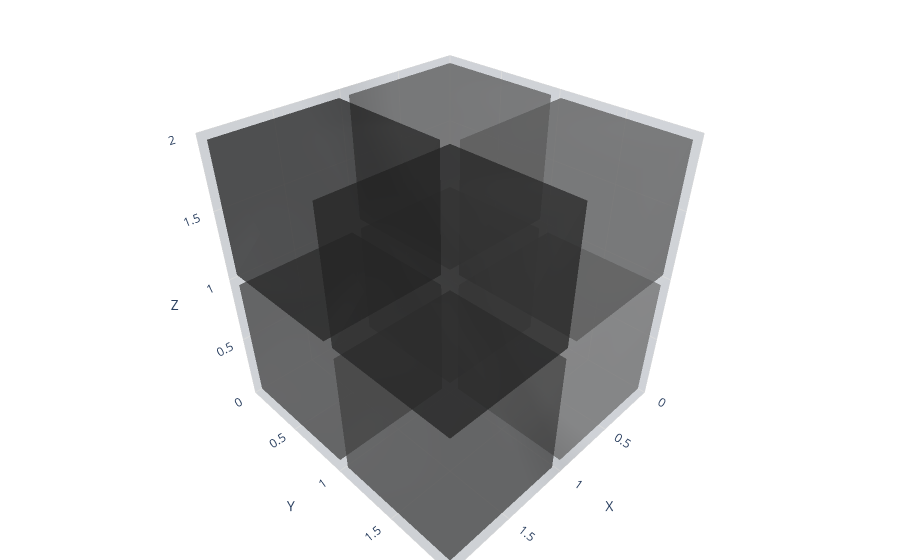

Notebook code for this chart:
### Code cell
translations = generate_translations(voxels=sample_shape, n=2)
fig = go.Figure()
print(len(translations))
for t in translations:
    plot_blokk_shape_plotly(voxels=t, fig=fig, color='black', n=2)
fig.show()

### Figure 1 — Plotly figure (JSON) as saved in the notebook; plotly's stock layout.template omitted (floating-point values rounded to 4 significant figures)
{"data": [{"alphahull": 1, "color": "black", "opacity": 0.5, "showscale": false, "type": "mesh3d", "x": [0.04, 0.96, 0.96, 0.04, 0.04, 0.96, 0.96, 0.04], "y": [0.04, 0.04, 0.96, 0.96, 0.04, 0.04, 0.96, 0.96], "z": [0.04, 0.04, 0.04, 0.04, 0.96, 0.96, 0.96, 0.96]}, {"alphahull": 1, "color": "black", "opacity": 0.5, "showscale": false, "type": "mesh3d", "x": [0.04, 0.96, 0.96, 0.04, 0.04, 0.96, 0.96, 0.04], "y": [1.04, 1.04, 1.96, 1.96, 1.04, 1.04, 1.96, 1.96], "z": [0.04, 0.04, 0.04, 0.04, 0.96, 0.96, 0.96, 0.96]}, {"alphahull": 0, "color": "lightgray", "opacity": 0.1, "showscale": false, "type": "mesh3d", "x": [0, 2, 2, 0, 0, 2, 2, 0], "y": [0, 0, 2, 2, 0, 0, 2, 2], "z": [0, 0, 0, 0, 2, 2, 2, 2]}, {"alphahull": 1, "color": "black", "opacity": 0.5, "showscale": false, "type": "mesh3d", "x": [0.04, 0.96, 0.96, 0.04, 0.04, 0.96, 0.96, 0.04], "y": [0.04, 0.04, 0.96, 0.96, 0.04, 0.04, 0.96, 0.96], "z": [1.04, 1.04, 1.04, 1.04, 1.96, 1.96, 1.96, 1.96]}, {"alphahull": 1, "color": "black", "opacity": 0.5, "showscale": false, "type": "mesh3d", "x": [0.04, 0.96, 0.96, 0.04, 0.04, 0.96, 0.96, 0.04], "y": [1.04, 1.04, 1.96, 1.96, 1.04, 1.04, 1.96, 1.96], "z": [1.04, 1.04, 1.04, 1.04, 1.96, 1.96, 1.96, 1.96]}, {"alphahull": 0, "color": "lightgray", "opacity": 0.1, "showscale": false, "type": "mesh3d", "x": [0, 2, 2, 0, 0, 2, 2, 0], "y": [0, 0, 2, 2, 0, 0, 2, 2], "z": [0, 0, 0, 0, 2, 2, 2, 2]}, {"alphahull": 1, "color": "black", "opacity": 0.5, "showscale": false, "type": "mesh3d", "x": [1.04, 1.96, 1.96, 1.04, 1.04, 1.96, 1.96, 1.04], "y": [0.04, 0.04, 0.96, 0.96, 0.04, 0.04, 0.96, 0.96], "z": [0.04, 0.04, 0.04, 0.04, 0.96, 0.96, 0.96, 0.96]}, {"alphahull": 1, "color": "black", "opacity": 0.5, "showscale": false, "type": "mesh3d", "x": [1.04, 1.96, 1.96, 1.04, 1.04, 1.96, 1.96, 1.04], "y": [1.04, 1.04, 1.96, 1.96, 1.04, 1.04, 1.96, 1.96], "z": [0.04, 0.04, 0.04, 0.04, 0.96, 0.96, 0.96, 0.96]}, {"alphahull": 0, "color": "lightgray", "opacity": 0.1, "showscale": false, "type": "mesh3d", "x": [0, 2, 2, 0, 0, 2, 2, 0], "y": [0, 0, 2, 2, 0, 0, 2, 2], "z": [0, 0, 0, 0, 2, 2, 2, 2]}, {"alphahull": 1, "color": "black", "opacity": 0.5, "showscale": false, "type": "mesh3d", "x": [1.04, 1.96, 1.96, 1.04, 1.04, 1.96, 1.96, 1.04], "y": [0.04, 0.04, 0.96, 0.96, 0.04, 0.04, 0.96, 0.96], "z": [1.04, 1.04, 1.04, 1.04, 1.96, 1.96, 1.96, 1.96]}, {"alphahull": 1, "color": "black", "opacity": 0.5, "showscale": false, "type": "mesh3d", "x": [1.04, 1.96, 1.96, 1.04, 1.04, 1.96, 1.96, 1.04], "y": [1.04, 1.04, 1.96, 1.96, 1.04, 1.04, 1.96, 1.96], "z": [1.04, 1.04, 1.04, 1.04, 1.96, 1.96, 1.96, 1.96]}, {"alphahull": 0, "color": "lightgray", "opacity": 0.1, "showscale": false, "type": "mesh3d", "x": [0, 2, 2, 0, 0, 2, 2, 0], "y": [0, 0, 2, 2, 0, 0, 2, 2], "z": [0, 0, 0, 0, 2, 2, 2, 2]}], "layout": {"margin": {"b": 0, "l": 0, "r": 0, "t": 0}, "scene": {"aspectratio": {"x": 1, "y": 1, "z": 1}, "xaxis": {"range": [0, 2], "title": {"text": "X"}}, "yaxis": {"range": [0, 2], "title": {"text": "Y"}}, "zaxis": {"range": [0, 2], "title": {"text": "Z"}}}}}
